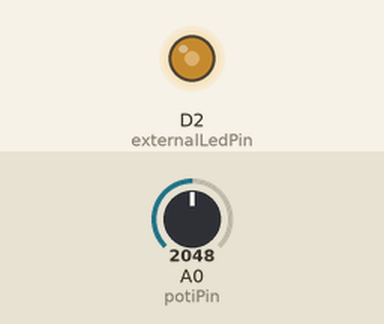
Recording of a sketch running on a simulated Particle Photon. On the bench: output pins drawn as LEDs (lit = HIGH). Inputs (shaded band) come from the test bench; at power-on: A0 (potiPin) = 2048.

Above: at 1.2 s.
1.3 s: A0 (potiPin) set to 2866
At 2.1 s:
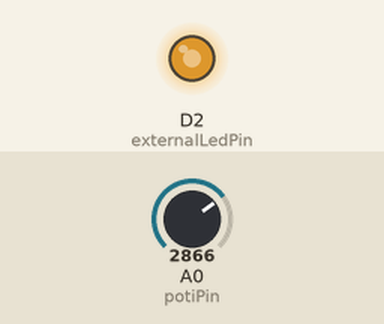
2.8 s: A0 (potiPin) set to 3603
At 3.3 s:
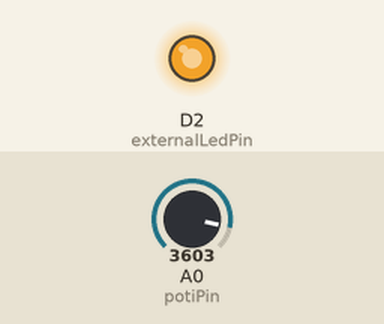
4.3 s: A0 (potiPin) set to 491
At 5.5 s:
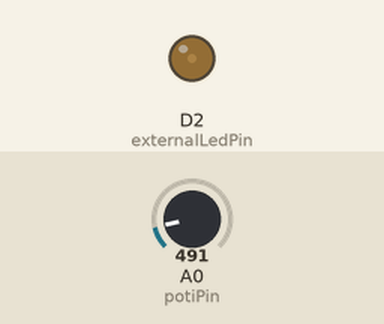
5.8 s: A0 (potiPin) set to 0
At 6.7 s:
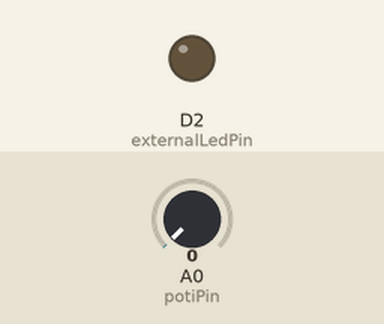
Timing chart, 0 to 8.3 s (numbered marks = the images above; inputs shaded):
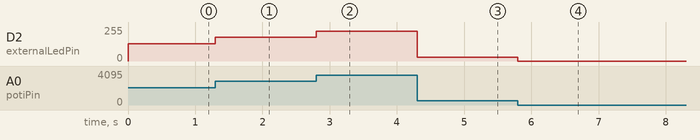

Measured:
- after the input at 1.3 s, D2 (externalLedPin): 128/255 → 179/255 at once
- after the input at 2.8 s, D2 (externalLedPin): 179/255 → 225/255 at once
- after the input at 4.3 s, D2 (externalLedPin): 225/255 → 30/255 at once
- after the input at 5.8 s, D2 (externalLedPin): 30/255 → 0/255 at once

The sketch:

04-POTENTIOMETER.ino
```cpp
int externalLedPin = D2; // Die externe LED hängt an D2
int potiPin = A0;        // Das Potentiometer ist am analogen Input A0 angeschlossen
int potiValue = 0;       // Variable, die den aktuellen Wert des Potentiometers enthält

void setup() {
    pinMode(externalLedPin, OUTPUT);
    pinMode(potiPin, INPUT);

    Particle.variable("poti", potiValue);  // Veröffentlichung der Variablen unter dem Namen
					// „poti“ in der Cloud
}

void loop() {
    // Lese die Position des Potentiometers analog aus und speichere die Zahl zwischen 0 und 4095
    // in der Variablen. Das Updaten in der cloud wird automatisch erledigt.
    potiValue = analogRead(potiPin);

    // Dimme die LED entsprechend des Poti-Werts. Wir müssen den Wert durch 16 teilen, weil die
    // Funktion eine Zahl zwischen 0 und 255 erwartet.
    analogWrite(externalLedPin, potiValue / 16);
}
```
